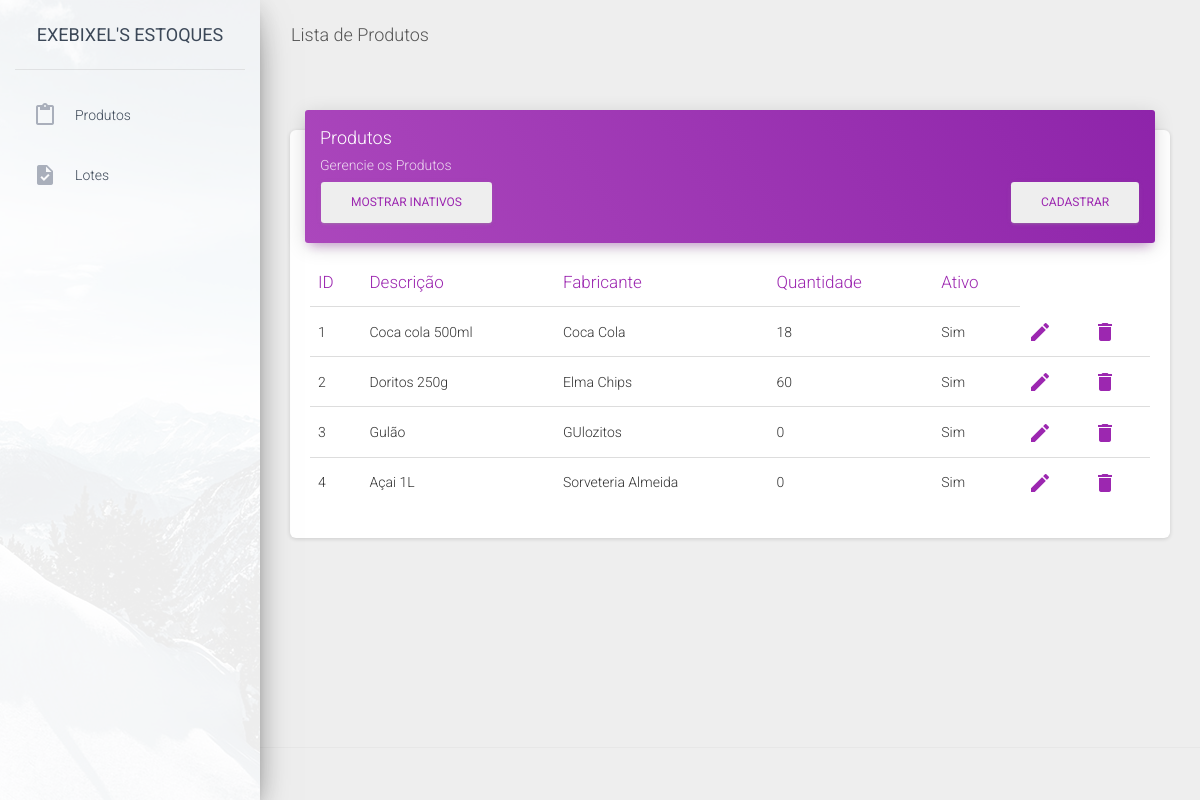
/produtos/index.php, run on an earlier commit of the app's database.
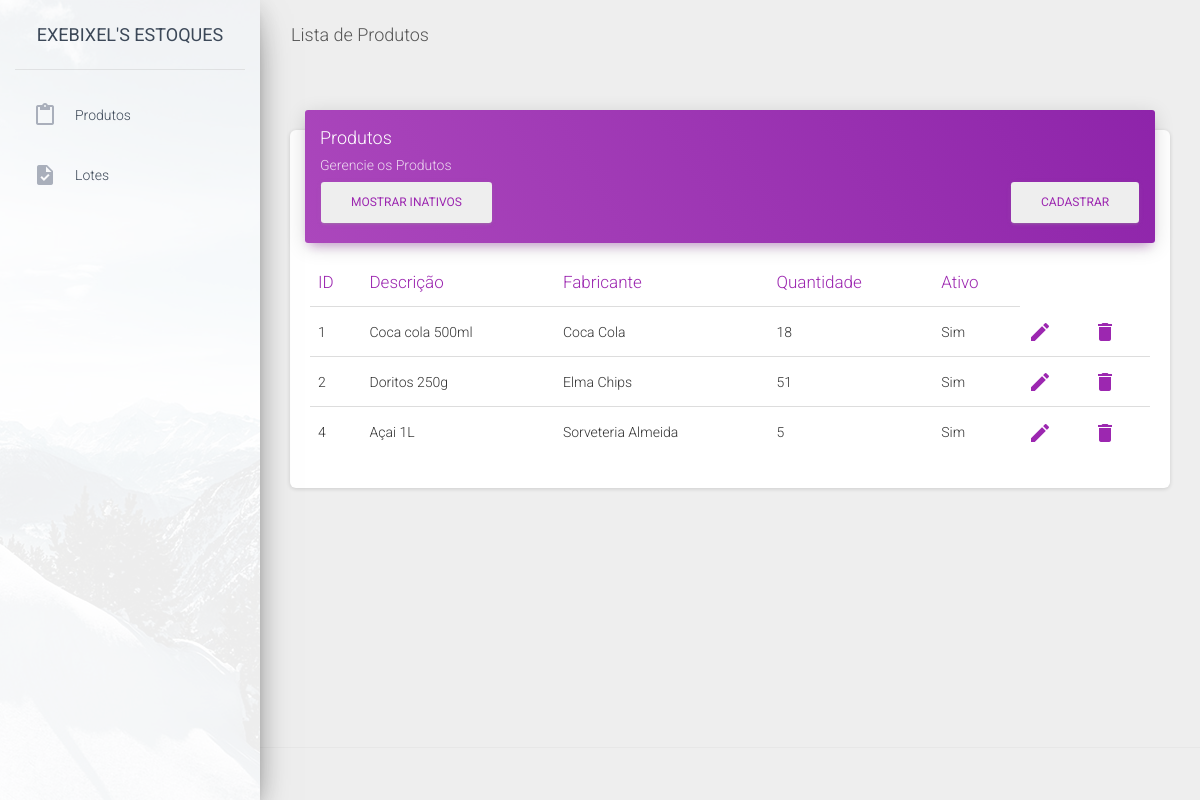
And on a later commit of the database.
### tables this page shows
CREATE TABLE `produto` (
  `produto_id` int(11) NOT NULL AUTO_INCREMENT,
  `descricao` varchar(60) NOT NULL,
  `fabricante` varchar(60) DEFAULT NULL,
  `ativo` tinyint(1) NOT NULL DEFAULT 1,
  `data_cadastro` datetime NOT NULL DEFAULT current_timestamp(),
  `data_atualizacao` datetime NOT NULL DEFAULT current_timestamp() ON UPDATE current_timestamp(),
  PRIMARY KEY (`produto_id`)
);

### produtos/index.php (the view, shortened to what this page needs)
<?php
    include_once "../conexao.php";
    if (isset($_GET['inativo'])) {
        $inativo = $_GET['inativo'];
        if ($inativo == 1) {
            $sql = "SELECT p.*, e.quantidade FROM produto p JOIN vw_estoque e ON p.produto_id = e.produto_id";
        } else {
            $sql = "SELECT p.*, e.quantidade FROM produto p JOIN vw_estoque e ON p.produto_id = e.produto_id WHERE p.ativo = 1";
        }
    } else {
        $inativo = 0;
        $sql = "SELECT p.*, e.quantidade FROM produto p JOIN vw_estoque e ON p.produto_id = e.produto_id WHERE p.ativo = 1";
    }
    $dados_produtos = $connect->query($sql);
?>
<!DOCTYPE html>
<html lang="pt">
    <head>
        <?php
            include_once "../common/head.php";
        ?>
    </head>
    <body class="">
        <div class="wrapper ">
            <?php
            include_once "../common/sidebar.php";
            ?>
            <div class="main-panel">
                <nav class="navbar navbar-expand-lg navbar-transparent navbar-absolute fixed-top ">
                    <div class="container-fluid">
                    <div class="navbar-wrapper">
                        <a class="navbar-brand" href="javascript:;">Lista de Produtos</a>
                    </div>
                    </div>
                </nav>
                <div class="content">
                    <div class="container-fluid">
                        <div class="row">
                            <div class="col-md-12">
                                <div class="card">
                                    <div class="card-header card-header-primary">
                                    <h4 class="card-title ">Produtos</h4>
                                    <p class="card-category">Gerencie os Produtos</p>
                                    <a href="index.php?inativo=<?= $inativo == 1 ? "0" : "1" ?>" style="float: left;">
                                        <button type="button" class="btn pull-right" style="background-color: #eeeeee; color: #9c27b0">
                                            <?= $inativo == 1 ? "Ocultar Inativos" : "Mostrar Inativos" ?>
                                        </button>
                                    </a>
                                    <a href="form.php" style="float: right;">
                                        <button type="button" class="btn pull-right" style="background-color: #eeeeee; color: #9c27b0">Cadastrar</button>
                                    </a>
                                    </div>
                                    <div class="card-body">
                                        <div class="table-responsive">
                                            <table class="table">
                                                <thead class=" text-primary">
                                                    <th>ID</th>
                                                    <th>Descrição</th>
                                                    <th>Fabricante</th>
                                                    <th>Quantidade</th>
                                                    <th>Ativo</th>
                                                </thead>
                                                <tbody>
                                                    <?php
                                                        foreach($dados_produtos as $produto):
                                                    ?>
                                                    <tr>
                                                        <td><?=$produto['produto_id']?></td>
                                                        <td><?=$produto['descricao']?></td>
                                                        <td><?=$produto['fabricante']?></td>
                                                        <td><?=$produto['quantidade']?></td>
                                                        <td><?=$produto['ativo'] == 1 ? "Sim" : "Não" ?></td>
                                                        <td>
                                                            <a href="form.php?id=<?=$produto['produto_id']?>">
                                                                <i class="material-icons">edit</i>
                                                            </a>
                                                        </td>
                                                        <td>
                                                            <a href="excluir.php?id=<?=$produto['produto_id']?>">
                                                            <i class="material-icons">delete</i>
                                                            </a>
                                                        </td>
                                                    </tr>
                                                    <?php
                                                        endforeach;
                                                    ?>
                                                </tbody>
                                            </table>
                                        </div>
                                    </div>
                                </div>
                            </div>
                        </div>
                    </div>
                </div>
                <?php
                    include_once "../common/footer.php";
                ?>
            </div>
        </div>
    </body>
</html>

### common/head.php (shortened to what this page needs)
<link rel="stylesheet" href="https://maxcdn.bootstrapcdn.com/font-awesome/latest/css/font-awesome.min.css">
<link href="<?= PATH_ROOT ?>/assets/css/material-dashboard.css?v=2.1.2" rel="stylesheet" />

### common/sidebar.php
<div class="sidebar" data-color="purple" data-background-color="white" data-image="../assets/img/sidebar-1.jpg">
  <div class="logo"><a href="" class="simple-text logo-normal">
    Exebixel's Estoques
    </a></div>
  <div class="sidebar-wrapper">
    <ul class="nav">
      <li class="nav-item">
        <a class="nav-link" href="../produtos/index.php">
          <i class="material-icons">content_paste</i>
          <p>Produtos</p>
        </a>
      </li>
      <li class="nav-item">
        <a class="nav-link" href="../lotes/index.php">
          <i class="material-icons">task</i>
          <p>Lotes</p>
        </a>
      </li>
    </ul>
  </div>
</div>

### common/footer.php (shortened to what this page needs)
<footer class="footer">
</footer>

What changed in the data, as far as the page shows it:
no longer on this page (row edited): produto: produto_id "3", descricao "Gulão", fabricante "GUlozitos", quantidade "0", ativo "Sim"
computed for produto "Doritos 250g": quantidade "60" → "51"
computed for produto "Açai 1L": quantidade "0" → "5"
